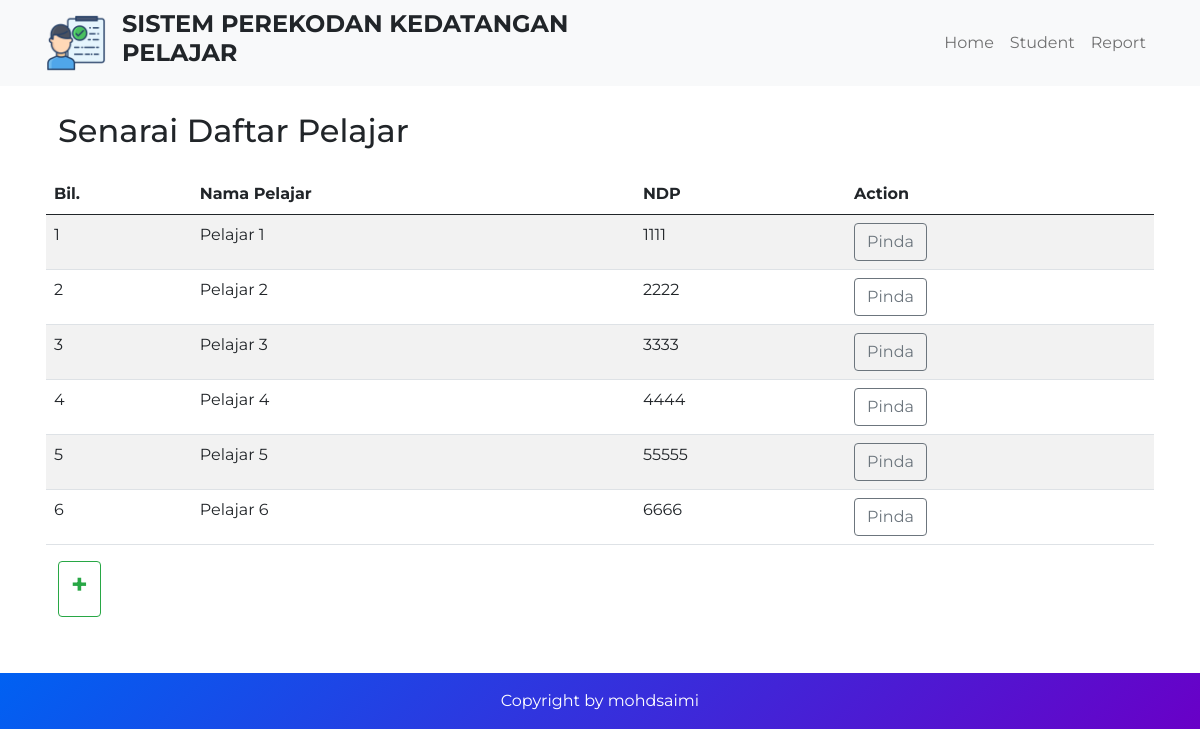
Screenshot of /pelajar.php with the database file from the repository.
### tables this page shows
CREATE TABLE `pelajar` (
  `id_pelajar` int(10) NOT NULL,
  `nama_pelajar` varchar(255) DEFAULT NULL,
  `ndp` int(15) DEFAULT NULL
);

### pelajar.php (the view, shortened to what this page needs)
<?php include('config/config.php'); ?>
<?php include('components/head.inc.php'); ?>
<?php include('components/navbar.inc.php'); ?>
<div class="container">
    <div class="row align-items-center justify-content-center">
        <div class="row align-items-center justify-content-center">
            <h2>Senarai Daftar Pelajar</h2>
            <?php
            $sql = "SELECT * FROM pelajar";
            $result = $conn->query($sql);
            if ($result->num_rows > 0){
                $bil=1;
                echo '
                    <table class="table table-striped"><thead>
                    <tr>
                        <th>Bil.</th>
                        <th>Nama Pelajar</th>
                        <th>NDP</th>
                        <th>Action</th>
                    </tr></thead><tbody>
                ';
                    $sql = "SELECT * FROM pelajar ORDER BY id_pelajar ASC";
                    $result = $conn->query($sql);
                    while($row1=mysqli_fetch_array($result)){
                    $nama_pelajar=$row1["nama_pelajar"];
                    $id_pelajar=$row1["id_pelajar"];
                    $ndp=$row1["ndp"];
                    echo '<tr>
                            <td>'.$bil.'</td>
                            <td>'.$nama_pelajar.'</td>
                            <td>'.$ndp.'</td>
                            <td><a target="_self" href=pinda.php?id_pelajar='.$id_pelajar.'><button type="button" class="btn btn-outline-secondary">
                            Pinda
                            </button></a>
                            </td>
                        </tr>';
                    $bil++;
                    }
                }else{
                    }
echo '</tbody></table>';
?>
<p>
    <a target="_self" href=add_pelajar.php>
    <button type="button " class="btn btn-outline-success mb-3"><h3><b>+</b></h3></button></a>
</p>
        </div>
    </div>
</div>
<section class="">
    <div class="row">
    </div>
</section>
<?php include('components/footer.inc.php'); ?>

### components/head.inc.php (shortened to what this page needs)
<!DOCTYPE html>
<html lang="en">
  <head>
    <link rel="stylesheet" href="css/bootstrap.min.css" />
    <link rel="stylesheet" href="css/styles.css" />
  </head>
  <body>

### components/navbar.inc.php (shortened to what this page needs)
<div class="row">
    <nav class="navbar navbar-expand-lg navbar-light bg-light fixed-top">
      <div class="container">
        <a class="navbar-brand" href="#"><img src="img/logo.png" width="60" height="60" alt="" /></a>
        <div class="collapse navbar-collapse"><h4><b>SISTEM PEREKODAN KEDATANGAN PELAJAR</b></h4></div>
        <div
          class="collapse navbar-collapse justify-content-end"
          id="navbarNav"
        >
          <ul class="navbar-nav">
            <li class="nav-item">
              <a class="nav-link"  href="index.php">Home</a>
            </li>
            <li class="nav-item">
              <a class="nav-link" href="pelajar.php">Student</a>
            </li>
            <li class="nav-item">
              <a class="nav-link" href="report.php">Report</a>
            </li>
          </ul>
        </div>
      </div>
    </nav>
</div>
<div class="row">
</div>
<div class="row">
</div>
<div class="row">
</div>

### components/footer.inc.php (shortened to what this page needs)
    <footer class="gradient">
      <div class="container-fluid text-center">
        <span>
          Copyright by mohdsaimi
          </span>
      </div>
    </footer>
  </body>
</html>

### css/styles.css (style rules this page uses)
html, body { height: 100%; font-size: 1rem; font-family: "Montserrat", sans-serif; }
.gradient { background: rgb(0, 97, 242); background: linear-gradient( 135deg, rgba(0, 97, 242, 1) 0%, rgba(105, 0, 199, 1) 100% ); }
footer { color: #fff; font-size: 1rem; margin: 0; padding: 1rem; }
a { color: #fff; text-decoration: none; }

### rows the page displays
pelajar: nama_pelajar "Pelajar 1", ndp "1111"
pelajar: nama_pelajar "Pelajar 2", ndp "2222"
pelajar: nama_pelajar "Pelajar 3", ndp "3333"
pelajar: nama_pelajar "Pelajar 4", ndp "4444"
pelajar: nama_pelajar "Pelajar 5", ndp "55555"
pelajar: nama_pelajar "Pelajar 6", ndp "6666"
